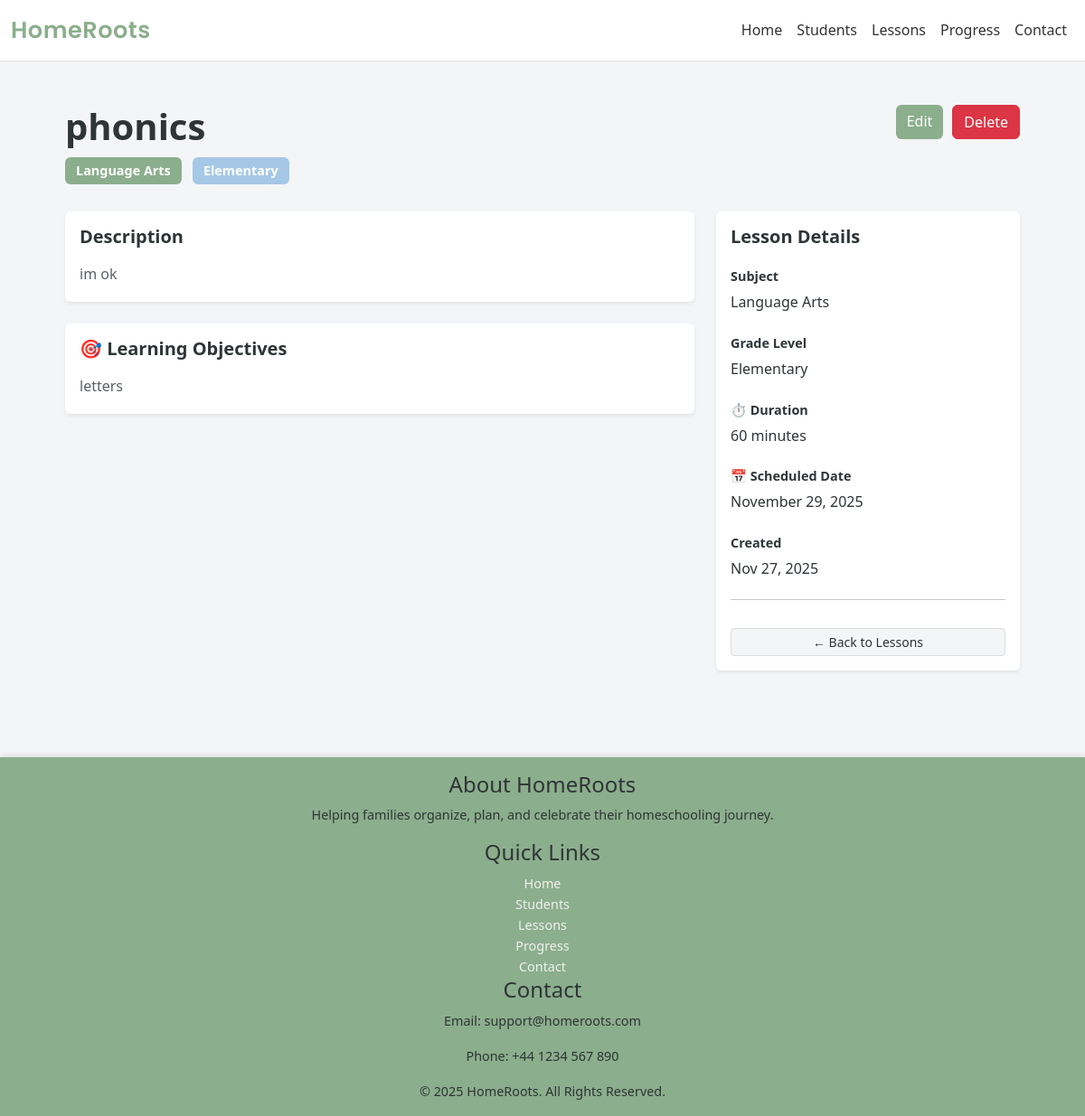
Screenshot of /lessons/5/ with the database file from the repository.
### core/models.py (models this page shows, shortened)
class Lesson(models.Model):
    SUBJECT_CHOICES = [
        ('lang', 'Language Arts'),
        ('math', 'Mathematics'),
        ('sci', 'Science'),
        ('ss', 'Social Studies'),
        ('art', 'Arts & Creative'),
        ('pe', 'Physical Education'),
        ('other', 'Other'),
    ]
    LEVEL_CHOICES = [
        ('elem', 'Elementary'),
        ('middle', 'Middle School'),
        ('high', 'High School'),
        ('all', 'All Ages'),
    ]
    title = models.CharField(max_length=150)
    subject = models.CharField(max_length=10, choices=SUBJECT_CHOICES)
    level = models.CharField(max_length=10, choices=LEVEL_CHOICES)
    description = models.TextField()
    objectives = models.TextField(help_text="Learning objectives for this lesson")
    materials = models.TextField(blank=True, help_text="Materials and resources needed")
    duration_minutes = models.IntegerField(default=60)
    lesson_date = models.DateField(null=True, blank=True)
    created_at = models.DateTimeField(default=timezone.now)
    updated_at = models.DateTimeField(auto_now=True)
    class Meta:
        ordering = ['-lesson_date', '-created_at']

### core/views.py (the view)
# urls.py: path('lessons/<int:pk>/', views.LessonDetailView.as_view(), name='lesson_detail'),
class LessonDetailView(DetailView):
    model = Lesson
    template_name = 'core/lessons/detail.html'
    context_object_name = 'lesson'

### core/templates/core/lessons/detail.html (shortened to what this page needs)
{% extends 'core/base.html' %}
{% block content %}
<div class="container py-5">
  <div class="mb-5">
    <div style="display: flex; justify-content: space-between; align-items: start; gap: 20px; margin-bottom: 30px;">
      <div>
        <h1 style="color: var(--text-dark); font-weight: 600; margin-bottom: 10px;">{{ lesson.title }}</h1>
        <div>
          <span class="badge" style="background-color: var(--primary); color: white; margin-right: 8px; padding: 8px 12px; font-size: 0.9rem;">{{ lesson.get_subject_display }}</span>
          <span class="badge" style="background-color: var(--accent); color: white; padding: 8px 12px; font-size: 0.9rem;">{{ lesson.get_level_display }}</span>
        </div>
      </div>
      <div style="display: flex; gap: 10px;">
        <a href="{% url 'core:lesson_edit' lesson.id %}" class="btn btn-success" style="background-color: var(--primary); border: none;">Edit</a>
        <a href="{% url 'core:lesson_delete' lesson.id %}" class="btn btn-danger">Delete</a>
      </div>
    </div>
    <div class="row g-4">
      <div class="col-lg-8">
        <div class="card border-0 shadow-sm mb-4">
          <div class="card-body">
            <h5 class="card-title" style="color: var(--text-dark); font-weight: 600; margin-bottom: 15px;">Description</h5>
            <p class="card-text" style="color: var(--text-light); line-height: 1.8;">{{ lesson.description }}</p>
          </div>
        </div>
        <div class="card border-0 shadow-sm mb-4">
          <div class="card-body">
            <h5 class="card-title" style="color: var(--text-dark); font-weight: 600; margin-bottom: 15px;">🎯 Learning Objectives</h5>
            <p class="card-text" style="color: var(--text-light); line-height: 1.8; white-space: pre-line;">{{ lesson.objectives }}</p>
          </div>
        </div>
      </div>
      <div class="col-lg-4">
        <div class="card border-0 shadow-sm">
          <div class="card-body">
            <h5 class="card-title" style="color: var(--text-dark); font-weight: 600; margin-bottom: 20px;">Lesson Details</h5>
            <div style="margin-bottom: 20px;">
              <p style="color: var(--text-light); font-size: 0.9rem; margin-bottom: 5px;"><strong>Subject</strong></p>
              <p style="color: var(--text-dark); margin: 0;">{{ lesson.get_subject_display }}</p>
            </div>
            <div style="margin-bottom: 20px;">
              <p style="color: var(--text-light); font-size: 0.9rem; margin-bottom: 5px;"><strong>Grade Level</strong></p>
              <p style="color: var(--text-dark); margin: 0;">{{ lesson.get_level_display }}</p>
            </div>
            <div style="margin-bottom: 20px;">
              <p style="color: var(--text-light); font-size: 0.9rem; margin-bottom: 5px;"><strong>⏱️ Duration</strong></p>
              <p style="color: var(--text-dark); margin: 0;">{{ lesson.duration_minutes }} minutes</p>
            </div>
            {% if lesson.lesson_date %}
              <div style="margin-bottom: 20px;">
                <p style="color: var(--text-light); font-size: 0.9rem; margin-bottom: 5px;"><strong>📅 Scheduled Date</strong></p>
                <p style="color: var(--text-dark); margin: 0;">{{ lesson.lesson_date|date:"F d, Y" }}</p>
              </div>
            {% endif %}
            <div style="margin-bottom: 20px;">
              <p style="color: var(--text-light); font-size: 0.9rem; margin-bottom: 5px;"><strong>Created</strong></p>
              <p style="color: var(--text-dark); margin: 0;">{{ lesson.created_at|date:"M d, Y" }}</p>
            </div>
            <hr>
            <a href="{% url 'core:lessons' %}" class="btn btn-sm" style="background-color: var(--neutral); color: var(--text-dark); border: 1px solid #ddd; width: 100%; margin-top: 15px;">← Back to Lessons</a>
          </div>
        </div>
      </div>
    </div>
  </div>
</div
{% endblock %}

### core/static/core/css/style.css (style rules this page uses)
:root { --primary: #8BAE8C; --secondary: #EAD8C0; --accent: #A5C8E6; --neutral: #F4F5F7; --text-dark: #2F3437; --text-light: #5B5F62; }
body, html { background-color: transparent; background: none; }
* { margin: 0; padding: 0; box-sizing: border-box; font-family: 'Segoe UI', Tahoma, Geneva, Verdana, sans-serif; color: var(--text-dark); }
body { font-family: 'Playfair Display', serif !important; font-size: 16px; background-color: var(--neutral); color: var(--text-dark); line-height: 1.6; }
.container { width: 90%; max-width: 1200px; margin: 0 auto; }

### rows the page displays
Lesson: title "phonics", subject "Language Arts", level "Elementary", description "im ok", objectives "letters", duration_minutes "60", lesson_date "November 29, 2025", created_at "Nov 27, 2025"
